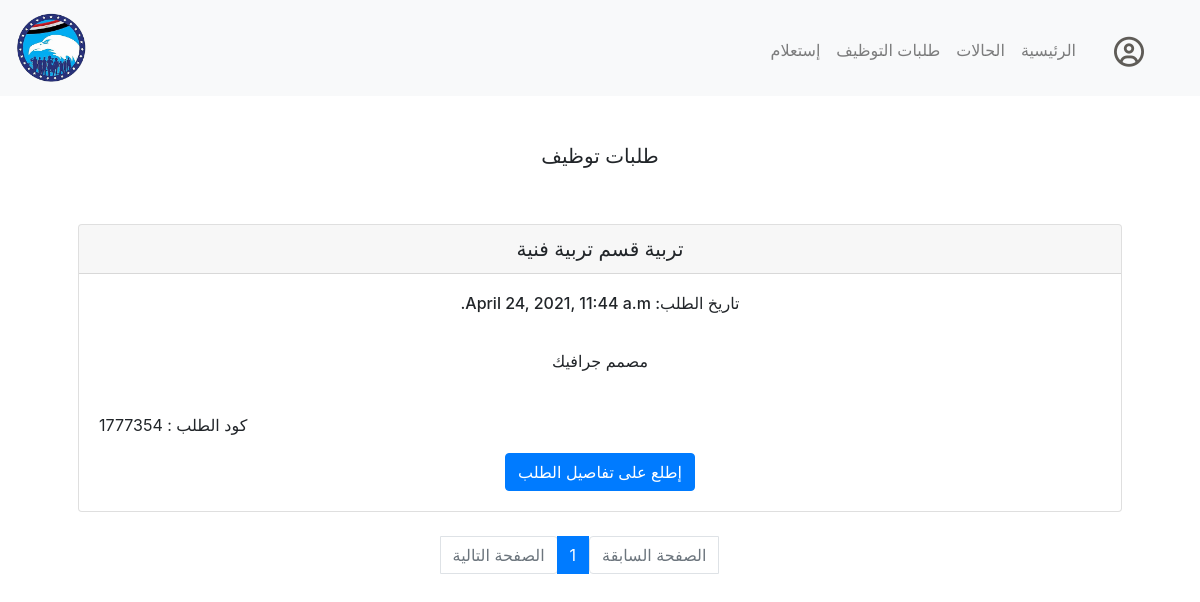
The page /allnewjobs (signed in) on the database as committed earlier.
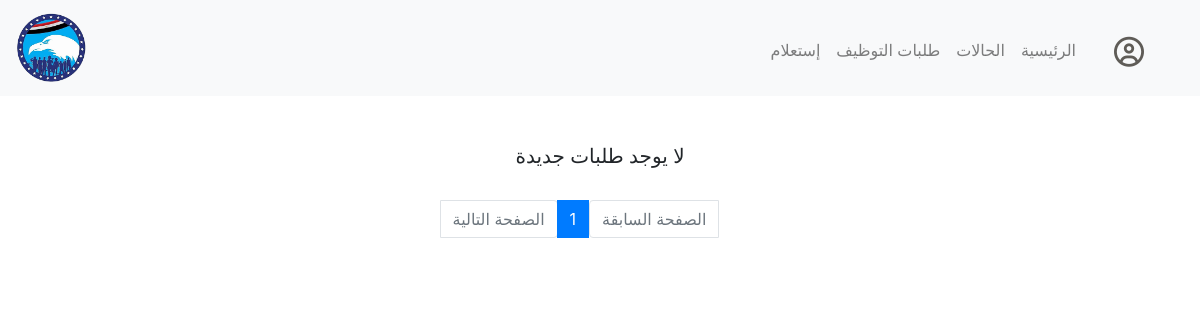
The same page on the database as committed later.
### inhouse/models.py (models this page shows)
class Jobs(models.Model):
    jobCode = models.CharField(max_length=12)
    jobPersonaId = models.ForeignKey(Person, on_delete=models.CASCADE, related_name="applicants")
    jobDate = models.DateTimeField(auto_now_add=True, blank=True)
    jobStatus = models.CharField(max_length=20)
    jobUniversity = models.CharField(max_length=64)
    jobEduMajor = models.CharField(max_length=64)
    jobExtraDetails = models.TextField(blank=True)
    JobResponsible = models.ForeignKey(settings.AUTH_USER_MODEL, on_delete=models.CASCADE, related_name="hr")
    jobCV = models.FileField()

### inhouse/views.py (the view)
# urls.py: path("allnewjobs", views.allnewjobs, name="allnewjobs"),
def allnewjobs(request):
    if not request.user.is_authenticated:
        return HttpResponseRedirect(reverse("login"))
    cases_list = Jobs.objects.filter(jobStatus="new").order_by('-id')
    paginator = Paginator(cases_list, 5)
    try:
        page = int(request.GET.get('page', '1'))
    except:
        page = 1
    try:
        cases = paginator.page(page)
    except(EmptyPage, InvalidPage):
        cases = paginator.page(paginator.num_pages)
    return render(request, "inhouse/alljobs.html", {
        "cases" : cases
    })

### inhouse/templates/inhouse/alljobs.html (shortened to what this page needs)
{% extends "inhouse/layout.html" %}
{% block main %}
{% if cases %}
<h5>طلبات توظيف</h5>
        {% for case in cases.object_list %}
        {% if case.jobStatus == 'new' %}
        <br><br>
        <div class="card">
            <h5 class="card-header">{{case.jobEduMajor}}</h5>
            <div class="card-body">
              <h6 dir="rtl" class="card-title">تاريخ الطلب: {{case.jobDate}}</h6>
              <br>
              <p class="card-text">{{ case.jobExtraDetails|linebreaksbr }}</p>
              <br>
              <p class="text-left"> كود الطلب : {{case.jobCode}}</p>
              <a href="{% url 'case' case.jobCode %}" class="btn btn-primary">إطلع على تفاصيل الطلب</a>
            </div>
          </div>
        {% endif %}
        {% endfor %}
{% else %}
<h5>لا يوجد طلبات جديدة</h5>
{% endif %}
<br>
<nav aria-label="Page navigation example ">
    <ul dir="rtl" class="pagination justify-content-center">
       {% if cases.has_previous %}
      <li class="page-item"><a class="page-link" href="?page={{ cases.previous_page_number}}">الصفحة السابقة</a></li>
      {% else %}
      <li class="page-item disabled"><a class="page-link disabled" aria-disabled="true" href="#">الصفحة السابقة</a></li>
      {% endif %}
      {% for pg in cases.paginator.page_range %}
      {% if cases.number == pg %}
      <li class="page-item active"><a class="page-link" href="?page={{pg}}">{{pg}}</a></li>
      {% else %}
      <li class="page-item"><a class="page-link" href="?page={{pg}}">{{pg}}</a></li>
      {% endif %}
      {% endfor %}
      {% if cases.has_next %}
      <li class="page-item"><a class="page-link" href="?page={{ cases.next_page_number}}">الصفحة التالية</a></li>
      {% else %}
      <li class="page-item disabled"><a class="page-link disabled" aria-disabled="true" href="#">الصفحة التالية</a></li>
      {% endif %}
    </ul>
  </nav>
{% endblock %}

Rows that differ between the two databases and show on the page:
removed Jobs: jobEduMajor "تربية قسم تربية فنية", jobDate "April 24, 2021, 11:44 a.m.", jobExtraDetails "مصمم جرافيك", jobCode "1777354"
Other text that changed with them:
text no longer shown: "طلبات توظيف"
text now shown: "لا يوجد طلبات جديدة"
